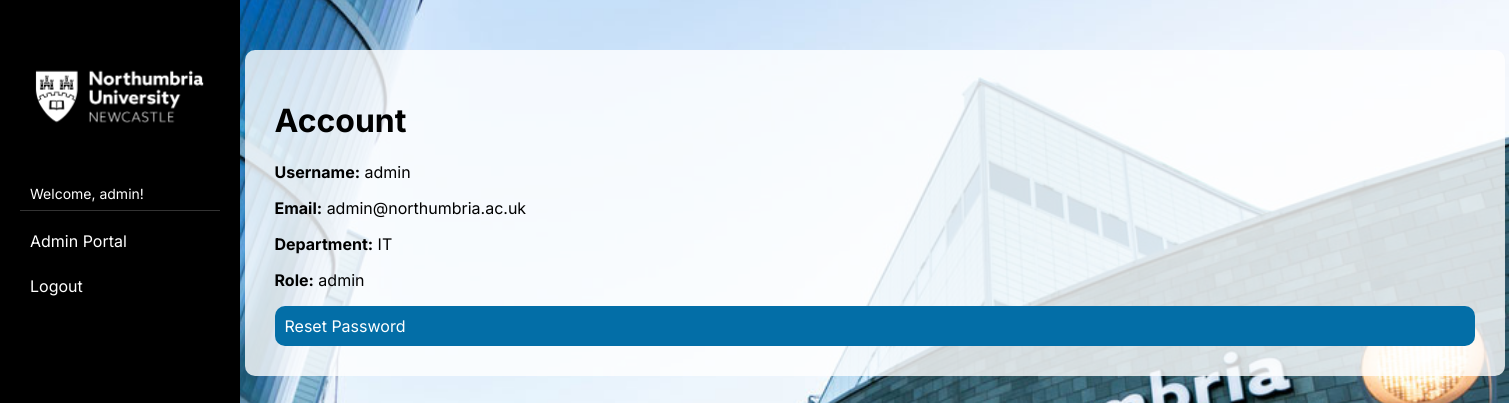
/account (signed in), run on the app's committed database.
### tables this page shows
CREATE TABLE users (
            id INTEGER PRIMARY KEY AUTOINCREMENT,
            username TEXT NOT NULL UNIQUE,
            full_name TEXT NOT NUll,
            email TEXT NOT NULL UNIQUE ,
            password TEXT,
            role TEXT,
            department TEXT         
        );

### app.py (the view)
@app.route("/account")
def account():
    if 'user_id' not in session:
        return redirect(url_for('login'))
    user_id = session['user_id']
    db = get_db()
    account = db.execute ('SELECT * FROM users WHERE id =? ', (user_id,)).fetchone()
    return render_template("account.html", account=account)

### app.py (called while the page is built)
def get_db():
    if '_database' not in g:
        g._database = sqlite3.connect(DATABASE)
        g._database.row_factory = sqlite3.Row
    return g._database

@app.teardown_appcontext
def close_connection(exception):
    db = g.pop('_database', None)
    if db:
        db.close()

def get_user():
    if 'user_id' in session:
        return {
            'name': session['username'],
            'is_admin': session.get('role') =='admin'
        }
    return None

@app.context_processor
def inject_user():
    return dict(user=get_user())

### templates/account.html
{% extends "base.html" %}
{% block content %}
<div class="card">
    <h1>Account</h1>
        <p><strong>Username:</strong> {{account["username"]}}</p>
        <p><strong>Email:</strong> {{account["email"]}}</p>
        <p><strong>Department:</strong> {{account["department"]}}</p>
        <p><strong>Role:</strong> {{account["role"]}}</p>
<a href="/password_reset">Reset Password</a>
    </div>
{% endblock %}

### static/style.css (style rules this page uses)
body { background-image: url(/static/Northumbria.jpg); background-size: cover; background-position: center; min-height: 100vh; margin: 0; }
h1 { color: black; }
p { color: black; }
a { color: black; }
.card { background-color: rgba(255, 255, 255, 0.8); padding: 30px; width: 1200px; margin: 50px auto; border-radius: 10px; }
.card a { background-color:#036ea7; padding: 10px; text-decoration: none; display: block; color: white; margin-top: 10px; border-radius: 10px; }
body { font-family: 'Inter', sans-serif; }

### data on the page
users: username "admin", email "admin@northumbria.ac.uk", department "IT", role "admin"

### other printed values
{{ user.name }} "admin"
